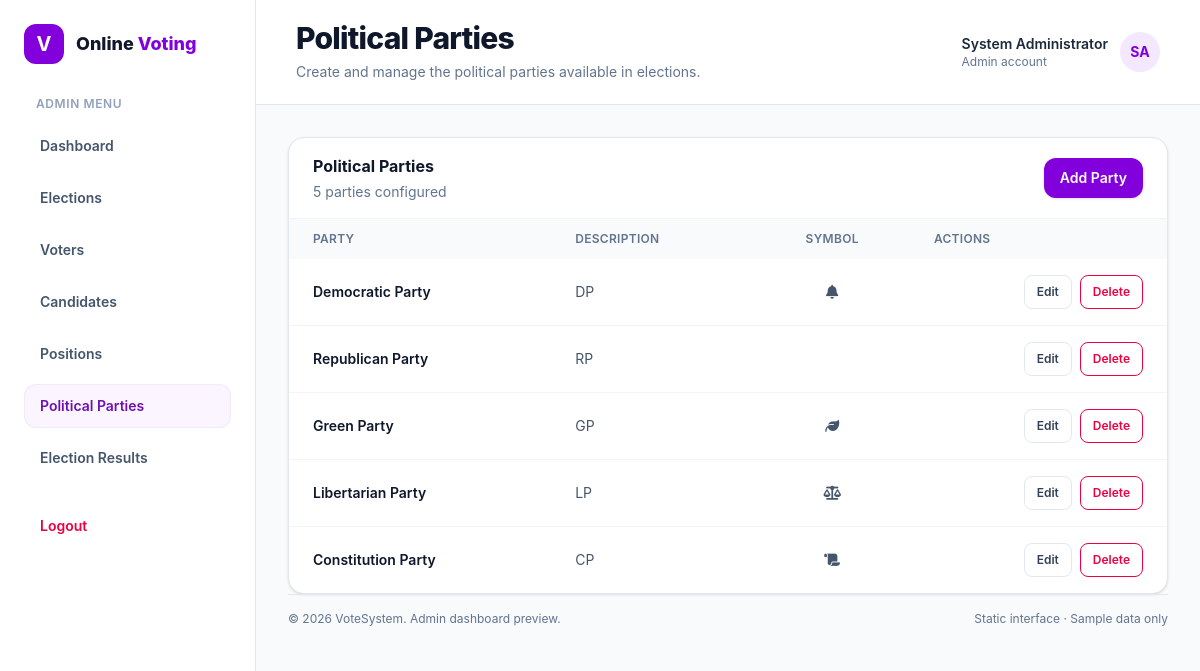
Screenshot of /views/admin/parties.php (signed in) with the database file from the repository.
### tables this page shows
CREATE TABLE parties (
    id INT AUTO_INCREMENT PRIMARY KEY,
    name VARCHAR(100) NOT NULL UNIQUE,
    description TEXT NOT NULL,
    symbol VARCHAR(255) DEFAULT NULL,
    created_at TIMESTAMP DEFAULT CURRENT_TIMESTAMP,
    updated_at TIMESTAMP DEFAULT CURRENT_TIMESTAMP ON UPDATE CURRENT_TIMESTAMP
);

### app/paths.php (called while the page is built, shortened)
<?php
function app_url(string $path = ''): string
{
    return APP_BASE_URL . '/' . ltrim($path, '/');
}

### views/admin/parties.php (the view, shortened to what this page needs)
<?php
require_once __DIR__ . '/../../app/paths.php';
require_once APP_ROOT . '/app/config/database.php';
$stmt = $pdo->query("SELECT id, name, description, symbol FROM parties ORDER BY created_at DESC");
$parties = $stmt->fetchAll(PDO::FETCH_ASSOC);
?>
<!DOCTYPE html>
<html lang="en">
<head>
    <link rel="stylesheet" href="../../public/css/app.css">
</head>
<body class="min-h-screen bg-slate-50 text-slate-800 antialiased">
    <div class="flex min-h-screen flex-col md:flex-row">
        <?php $portalRole = 'admin';
        include APP_ROOT . '/includes/shared/portal_sidebar.php'; ?>
        <div class="min-w-0 flex-1">
            <?php
            include APP_ROOT . '/includes/shared/portal_header.php';
            ?>
            <main id="dashboard" class="min-w-0 flex-1">
                <div class="mx-auto max-w-7xl px-4 py-6 sm:px-6 lg:px-8 lg:py-8">
                    <section class="overflow-hidden rounded-2xl border border-slate-200 bg-white shadow-sm">
                        <div class="flex flex-col justify-between gap-3 border-b border-slate-100 px-5 py-4 sm:flex-row sm:items-center sm:px-6">
                            <div>
                                <h2 class="font-bold text-slate-900">Political Parties</h2>
                                <p class="mt-1 text-sm text-slate-500"><span id="partyCount"><?= count($parties) ?></span> parties configured</p>
                            </div>
                            <button type="button" data-open-modal="partyModal" class="inline-flex items-center justify-center rounded-xl bg-purple-700 px-4 py-2.5 text-sm font-semibold text-white shadow-sm transition hover:bg-purple-800">
                                Add Party
                            </button>
                        </div>
                        <div class="overflow-x-auto">
                            <table class="w-full text-left text-sm">
                                <thead class="bg-slate-50 text-xs uppercase tracking-wide text-slate-500">
                                    <tr>
                                        <th class="px-6 py-3 font-semibold">Party</th>
                                        <th class="px-6 py-3 font-semibold">Description</th>
                                        <th class="px-6 py-3 text-center font-semibold">Symbol</th>
                                        <th class="px-6 py-3 text-right font-semibold">Actions</th>
                                    </tr>
                                </thead>
                                <tbody id="partyRows" class="divide-y divide-slate-100">
                                    <?php foreach ($parties as $party) : ?>
                                        <tr data-record data-id="<?= (int) $party['id'] ?>">
                                            <td class="px-6 py-4 font-semibold text-slate-900" data-name><?= htmlspecialchars($party['name'], ENT_QUOTES, 'UTF-8') ?></td>
                                            <td class="max-w-lg px-6 py-4 text-slate-600" data-description><?= htmlspecialchars($party['description'], ENT_QUOTES, 'UTF-8') ?></td>
                                            <td class="px-6 py-4 text-center text-slate-600" data-symbol>
                                                <i class="fa-solid fa-<?= htmlspecialchars($party['symbol'] ?? '', ENT_QUOTES, 'UTF-8')
                                                                        ?>"></i>
                                            </td>
                                            <td class="px-6 py-4">
                                                <div class="flex justify-end gap-2">
                                                    <button type="button" data-edit class="rounded-lg border border-slate-200 px-3 py-2 text-xs font-semibold text-slate-700 hover:bg-slate-50">Edit</button>
                                                    <form method="post" action="<?= htmlspecialchars(app_url('views/admin/parties.php'), ENT_QUOTES, 'UTF-8') ?>" data-delete-form>
                                                        <button type="submit" data-delete class="rounded-lg border border-rose-200 px-3 py-2 text-xs font-semibold text-rose-600 hover:bg-rose-50">Delete</button>
                                                    </form>
                                                </div>
                                            </td>
                                        </tr>
                                    <?php endforeach; ?>
                                </tbody>
                            </table>
                        </div>
                    </section>
                    <?php include_once APP_ROOT . '/includes/admin/footer.php' ?>
                </div>
            </main>
        </div>
    </div>
</body>
</html>

### rows the page displays
parties: name "Democratic Party", description "DP"
parties: name "Republican Party", description "RP"
parties: name "Green Party", description "GP"
parties: name "Libertarian Party", description "LP"
parties: name "Constitution Party", description "CP"

### other values shown
$portalLabel "ADMIN"
$item['label'] "Dashboard"
$item['label'] "Elections"
$item['label'] "Voters"
$item['label'] "Candidates"
$item['label'] "Positions"
$item['label'] "Political Parties"
$item['label'] "Election Results"
$pageTitle "Political Parties"
$pageDescription "Create and manage the political parties available in elections."
$headerName "System Administrator"
$headerRole "Admin"
$headerInitials "SA"
count($parties) "5"
